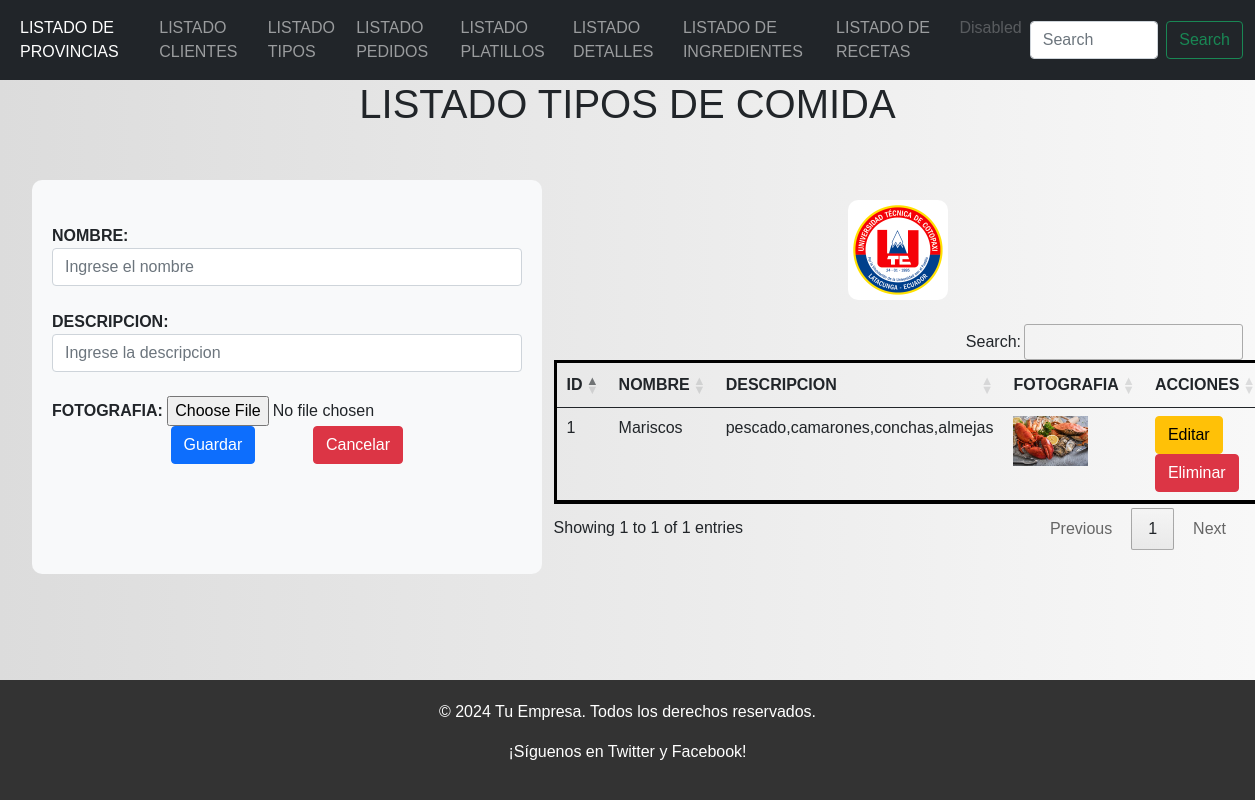
The app's page /listadoTipos/ with its own data.
### Aplicaciones/Facturacion/models.py (models this page shows, shortened)
class Tipo(models.Model):
    id_bg = models.AutoField(primary_key=True)
    nombre_bg = models.CharField(max_length=150)
    descripcion_bg = models.TextField()
    fotografia=models.FileField(upload_to='tipo', null=True,blank=True)

### Aplicaciones/Facturacion/views.py (the view)
# urls.py: path('listadoTipos/',views.listadoTipos),
def listadoTipos(request):
    tipoBdd = Tipo.objects.all()
    return render(request, 'listadoTipos.html', {'tipos': tipoBdd})

### Aplicaciones/Facturacion/templates/listadoTipos.html (shortened to what this page needs)
{% extends "./plantilla.html"%}
  {% load static %}
  {%block contenido%}
    <h1>LISTADO TIPOS DE COMIDA </h1>
    <br>
    <ul>
        <div class="row">
          <div class="col-md-5" style="overflow-y: auto; max-height: 400px;">
                <form action="/guardarTipo/" method="post" enctype="multipart/form-data" id="frm_nuevo_tipo">
                    <br>
                    <b>NOMBRE:</b>
                    <input type="text" name="nombre_bg" value="" id="nombre_bg" placeholder="Ingrese el nombre" class="form-control" required>
                    <br>
                    <b>DESCRIPCION:</b>
                    <input type="text" name="descripcion_bg" value="" id="descripcion_bg" placeholder="Ingrese la descripcion" class="form-control" required>
                    <br>
                    <b>FOTOGRAFIA:</b>
                    <input type="file" name="fotografia" accept="image/*" id="fotografia"  required>
                    <br>
                    <center>
                        <button type="submit" name="button" class="btn btn-primary">Guardar</button>
                        <button type="submit" name="button" class="btn btn-danger">Cancelar</button>
                    </center>
                </form>
            </div>
            <div class="col-md-7">
        <div class="d-flex justify-content-center align-items-center">
          <img class="imagen img-fluid" src="{% static 'img/uni.png' %}" alt="" style="max-width: 800px; height: auto;">
        </div>
        <br>
                <table class="table" id="tbl_tipos">
                    <thead>
                        <tr>
                            <th>ID</th>
                            <th>NOMBRE</th>
                            <th>DESCRIPCION</th>
                            <th>FOTOGRAFIA</th>
                            <th>ACCIONES</th>
                        </tr>
                    </thead>
                    <tbody>
                        {% for tipo in tipos %}
                            <tr>
                                <td>{{ tipo.id_bg }}</td>
                                <td>{{ tipo.nombre_bg }}</td>
                                <td>{{ tipo.descripcion_bg }}</td>
                                <td>{% if tipo.fotografia %}
                                    <a href="{{tipo.fotografia.url}}" target="_blank">
                                        <img src="{{tipo.fotografia.url}}" alt="" height="50px"></a>
                                    {% else %}
                                    <b>N/A</b>
                                    {% endif %}
                                </td>
                                <td>
                                    <a href="/editarTipo/{{tipo.id_bg}}" class="btn btn-warning">Editar</a>
                                    <a href="javascript:void(0)"
                                    onclick="eliminarTipo('/eliminarTipo/{{tipo.id_bg}}');"class="btn btn-danger">Eliminar</a>
                                </td>
                            </tr>
                        {% endfor %}
                    </tbody>
                </table>
            <br>
    </ul>
  {%endblock%}

### restaurantebg/static/css/principal.css (style rules this page uses)
table { border: 3px solid black !important; }
body { margin: 0; padding: 0; font-family: Arial, sans-serif; background: linear-gradient(to right, #dcdcdc, #f8f8f8); }
h1 { text-align: center; }
.row { margin: 20px 0; }
.col-md-5 { background-color: #f8f9fa; padding: 20px; border-radius: 10px; }
.imagen { width: 100px; border-radius: 10px; margin-top: 20px; }

### records on screen
Tipo: id_bg "1", nombre_bg "Mariscos", descripcion_bg "pescado,camarones,conchas,almejas", fotografia (picture)
